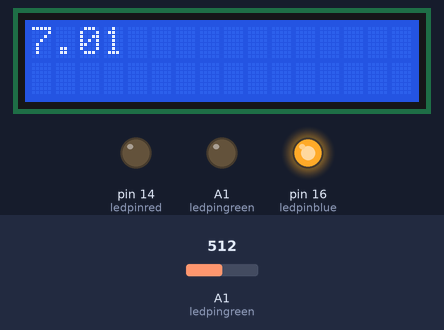
Bench run of a sketch on a simulated Arduino Uno, built with avr-gcc and run on an emulated ATmega328P. Parts: 16×2 character LCD, output pins drawn as LEDs (lit = HIGH). The inputs (shaded band) are chosen by the test bench; at power-on: A1 (ledpingreen) = 512.

Above: at 1.2 s.
1.3 s: A1 (ledpingreen) set to 504
At 5.9 s:
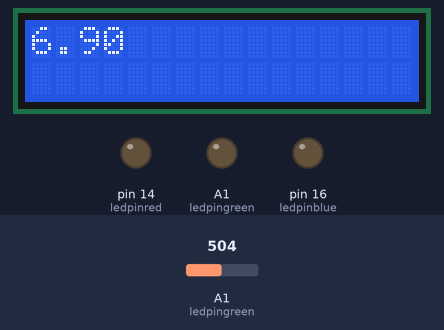
8.5 s: A1 (ledpingreen) set to 716
At 14.5 s:
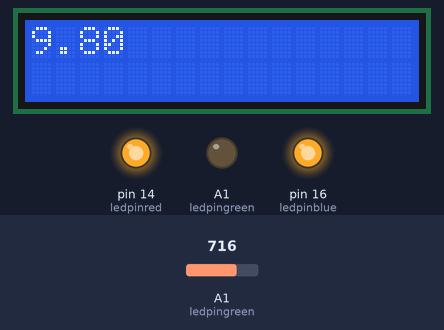
16.5 s: A1 (ledpingreen) set to 900
At 21.1 s:
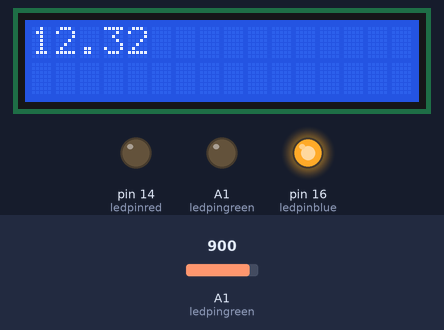
Timing chart, 0 to 22.6 s (numbered marks = the images above; inputs shaded):
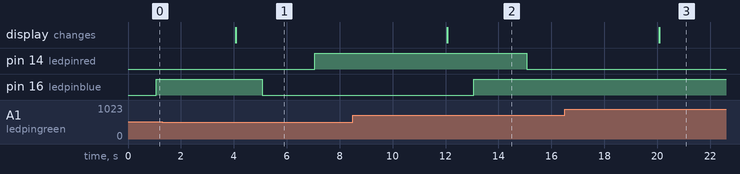

Measured:
- the behaviour switches between 512 and 511 on A1 (ledpingreen) (found by bisection; images 0 and 1)
- after the input at 1.3 s, pin 14 (ledpinred): LOW → HIGH after 5.8 s; pin 16 (ledpinblue): HIGH → LOW after 3.8 s; the display: changes after 2.8 s (image 1)
- after the input at 8.5 s, pin 14 (ledpinred): HIGH → LOW after 6.6 s; pin 16 (ledpinblue): LOW → HIGH after 4.6 s; the display: changes after 3.6 s (image 2)
- after the input at 16.5 s, the display: changes after 3.6 s (image 3)

The sketch:

PH_sensor.ino
```cpp
#include <LiquidCrystal.h>
LiquidCrystal lcd(13,12,11,10,9,8);
#define ledpinred  14
#define ledpingreen  15
#define ledpinblue  16


void setup() {
  lcd.begin(16,2);
  pinMode(A1,INPUT);
  pinMode(ledpinred,OUTPUT);
  pinMode(ledpingreen,OUTPUT);
  pinMode(ledpinblue,OUTPUT);
}

void loop() {
  float val = analogRead(A1);
  val = val/1023;
  val = val*14;
  lcd.setCursor(0,0);
  lcd.print(val);
  delay(1000);

  if(val>7)
 {
       digitalWrite(ledpinblue,HIGH);
          delay(1000);
          digitalWrite(ledpingreen,LOW);
          delay(1000);
          digitalWrite(ledpinred,LOW);
          delay(1000);
 }

  else if(val==7)
 {
   digitalWrite(ledpinblue,LOW);
          delay(1000);
          digitalWrite(ledpingreen,HIGH);
          delay(1000);
          digitalWrite(ledpinred,LOW);
          delay(1000);
 }

 else if(val<7)
 {
         digitalWrite(ledpinblue,LOW);
          delay(1000);
          digitalWrite(ledpingreen,LOW);
          delay(1000);
          digitalWrite(ledpinred,HIGH);
          delay(1000);
 }

}
```
